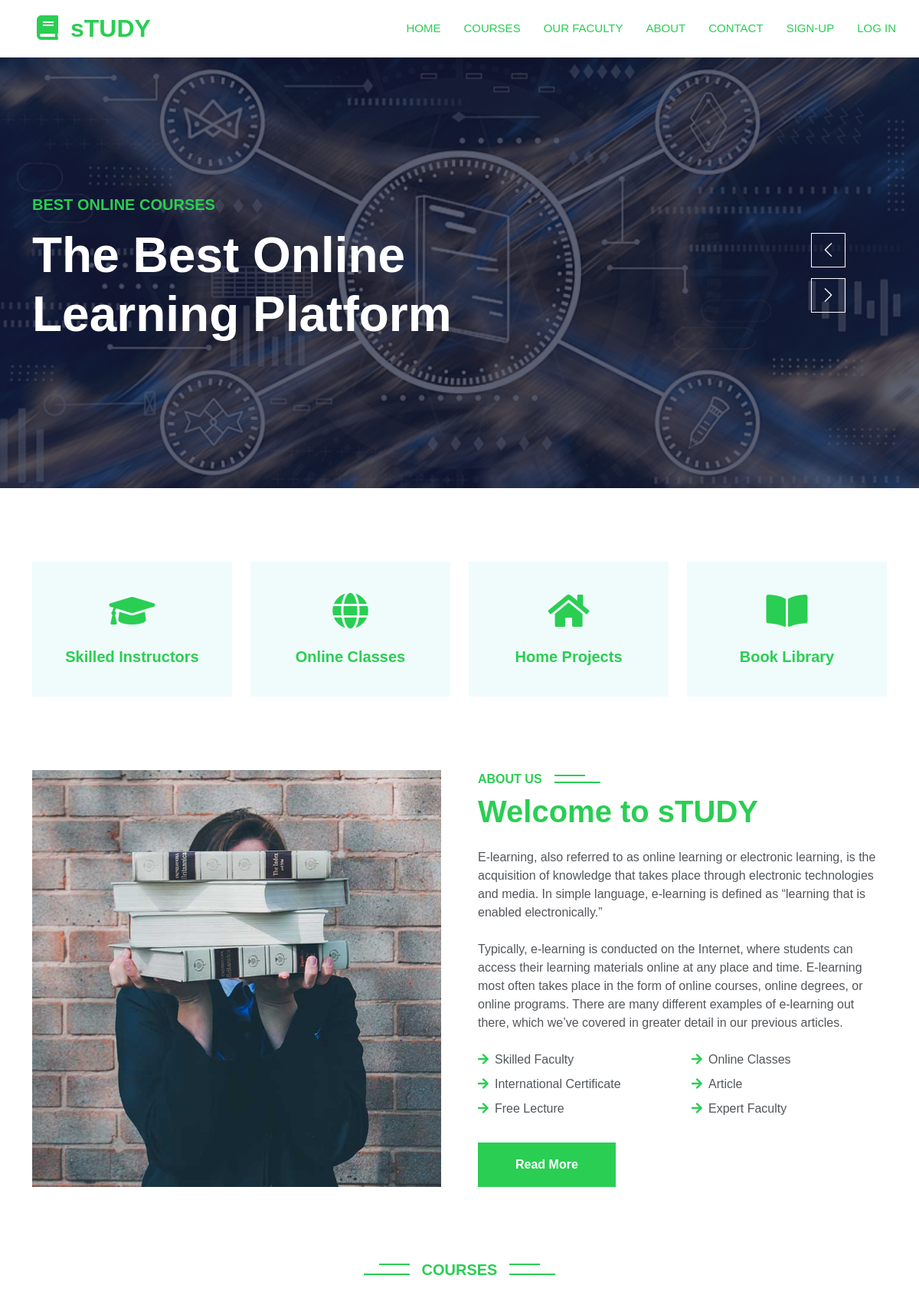
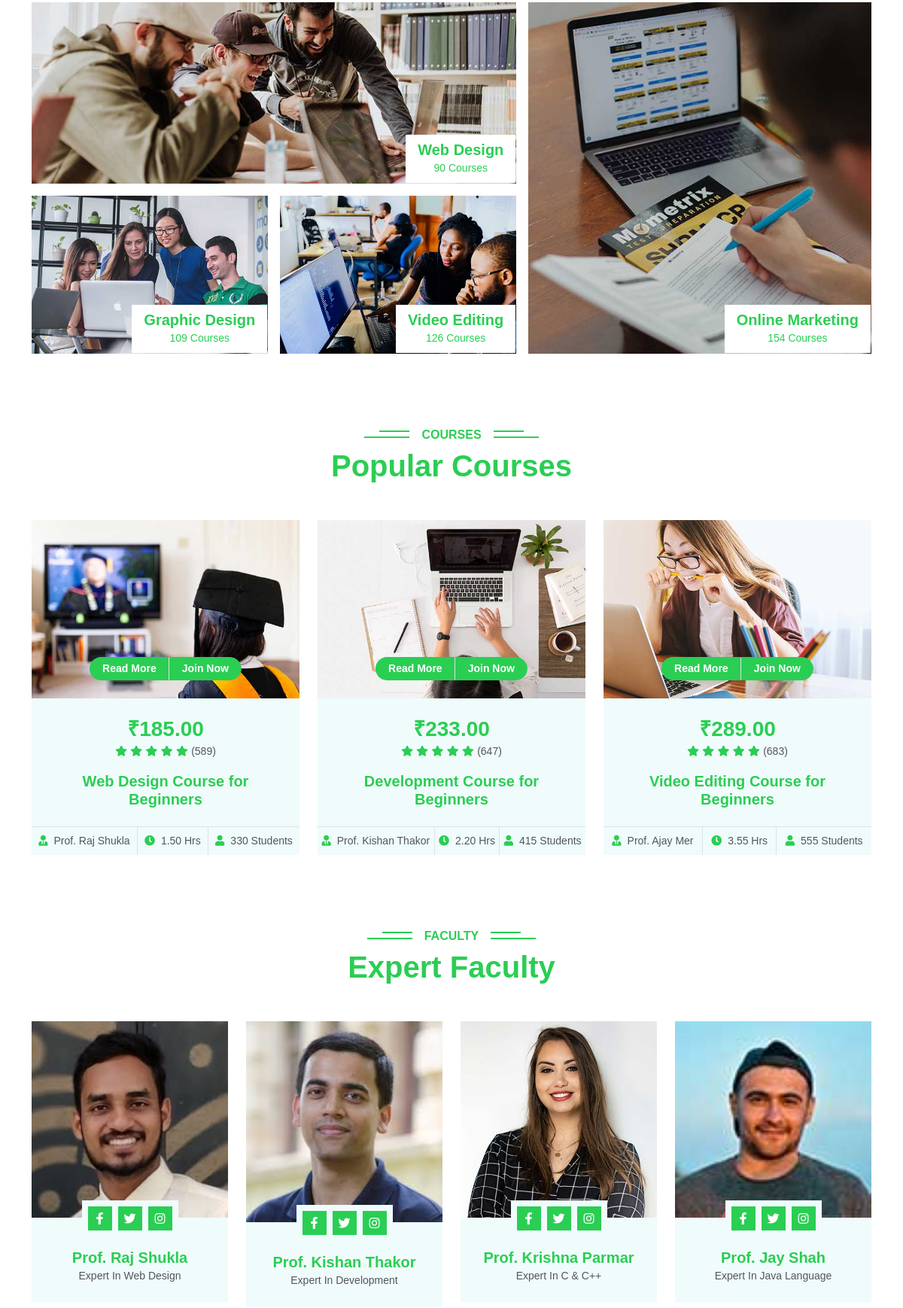
The page / (upper part) on the database its author committed (2 pictures, top to bottom).
### tables this page shows
CREATE TABLE `faculty` (
  `id` int(10) NOT NULL,
  `name` varchar(20) NOT NULL,
  `subject` varchar(20) NOT NULL,
  `email` varchar(50) NOT NULL
);

### index.php (the view, shortened to what the rows shown need)
<!DOCTYPE html>
<html lang="en">
<head>
    <link href="https://cdnjs.cloudflare.com/ajax/libs/font-awesome/5.10.0/css/all.min.css" rel="stylesheet">
    <link href="https://cdn.jsdelivr.net/npm/bootstrap-icons@1.4.1/font/bootstrap-icons.css" rel="stylesheet">
    <link href="lib/animate/animate.min.css" rel="stylesheet">
    <link href="lib/owlcarousel/assets/owl.carousel.min.css" rel="stylesheet">
    <link href="css/bootstrap.min.css" rel="stylesheet">
    <link href="css/style.css" rel="stylesheet">
</head>
<body>
    <nav class="navbar navbar-expand-lg bg-white navbar-light shadow sticky-top p-0">
        <a href="index.php" class="navbar-brand d-flex align-items-center px-4 px-lg-5">
            <h2 class="m-0 text-primary"><i class="fa fa-book me-3"></i>sTUDY</h2>
        </a>
    </nav>
    <div class="container-fluid p-0 mb-5">
        <div class="owl-carousel header-carousel position-relative">
            <div class="owl-carousel-item position-relative">
                <div class="position-absolute top-0 start-0 w-100 h-100 d-flex align-items-center" style="background: rgba(24, 29, 56, .7);">
                    <div class="container">
                        <div class="row justify-content-start">
                            <div class="col-sm-10 col-lg-8">
                                <h1 class="display-3 text-white animated slideInDown">The Best Online Learning Platform</h1>
                            </div>
                        </div>
                    </div>
                </div>
            </div>
        </div>
    </div>
    <section id="about">
        <div class="container-xxl py-5">
            <div class="container">
                <div class="row g-5">
                    <div class="col-lg-6 wow fadeInUp">
                        <h1 class="mb-4">Welcome to sTUDY</h1>
                    </div>
                </div>
            </div>
        </div>
    </section>
    <div class="container-xxl py-5">
        <div class="container">
            <div class="text-center wow fadeInUp">
                <h1 class="mb-5">Popular Courses</h1>
            </div>
        </div>
    </div>
    <section id="faculty">
        <?php
            $cn = mysqli_connect("localhost", "root", "", "userinfo");
        ?>
        <div class="container-xxl py-5">
            <div class="container">
                <div class="text-center wow fadeInUp">
                    <h1 class="mb-5">Expert Faculty</h1>
                </div>
                <div class="row g-4">
                    <div class="col-lg-3 col-md-6 wow fadeInUp">
                        <div class="team-item bg-light">
                            <div class="text-center p-4">
                                <?php
                                    $fn = mysqli_fetch_array(mysqli_query($cn, "SELECT * FROM `faculty` where id='1'"));
                                ?>
                                <h5 class="mb-0">Prof. <?php echo "$fn[name]";?></h5>
                                <small>Expert In <?php echo "$fn[subject]";?></small>
                            </div>
                        </div>
                    </div>
                    <div class="col-lg-3 col-md-6 wow fadeInUp">
                        <div class="team-item bg-light">
                            <div class="text-center p-4">
                                <?php
                                    $fn = mysqli_fetch_array(mysqli_query($cn, "SELECT * FROM `faculty` where id='2'"));
                                ?>
                                <h5 class="mb-0">Prof. <?php echo "$fn[name]";?></h5>
                                <small>Expert In <?php echo "$fn[subject]";?></small>
                            </div>
                        </div>
                    </div>
                    <div class="col-lg-3 col-md-6 wow fadeInUp">
                        <div class="team-item bg-light">
                            <div class="text-center p-4">
                                <?php
                                    $fn = mysqli_fetch_array(mysqli_query($cn, "SELECT * FROM `faculty` where id='3'"));
                                ?>
                                <h5 class="mb-0">Prof. <?php echo "$fn[name]";?></h5>
                                <small>Expert In <?php echo "$fn[subject]";?></small>
                            </div>
                        </div>
                    </div>
                    <div class="col-lg-3 col-md-6 wow fadeInUp">
                        <div class="team-item bg-light">
                            <div class="text-center p-4">
                                <?php
                                    $fn = mysqli_fetch_array(mysqli_query($cn, "SELECT * FROM `faculty` where id='4'"));
                                ?>
                                <h5 class="mb-0">Prof. <?php echo "$fn[name]";?></h5>
                                <small>Expert In <?php echo "$fn[subject]";?></small>
                            </div>
                        </div>
                    </div>
                </div>
            </div>
        </div>
    </section>
</body>
</html>

### rows shown on the page
faculty: name "Raj Shukla", subject "Web Design"
faculty: name "Kishan Thakor", subject "Development"
faculty: name "Krishna Parmar", subject "C & C++"
faculty: name "Jay Shah", subject "Java Language"
